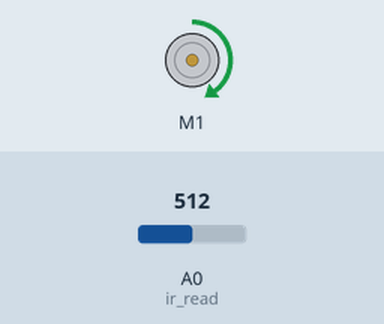
Simulated run of this sketch. Board: Arduino Uno, built with avr-gcc and run on an emulated ATmega328P. Shown: DC motor (green arrow = forward, orange = backward, longer = faster). Inputs (shaded band) come from the test bench; at power-on: A0 (ir_read) = 512. What the sketch prints to the serial monitor is not drawn.

Above: at 0.1 s.
Timing chart, 0 to 40.0 s (numbered marks = the images above):
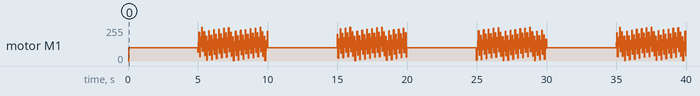

The sketch:

pid.ino
```cpp
#include <Wire.h>
#include <Adafruit_MotorShield.h>
#include "utility/Adafruit_PWMServoDriver.h"

Adafruit_MotorShield AFMS = Adafruit_MotorShield();
Adafruit_DCMotor *myMotor = AFMS.getMotor(1);
const int ir_read = A0;
int state;
int counter=0;
int counter_prev;
int sensorVal;
int desired_pos_slice;
int error;
int P;
int I;
int control_sig;
int desired_pos_deg = 180; // desired position in degrees; SET THIS FOR TESTING
int kp = 1;
int ki = 2;
int slice_angle = 15;
int error_threshold = 20;
int dir=1;
int white_thresh = 950;
int black_thresh = 925;

void setup() {
  Serial.begin(9600);  // set up Serial library at 9600 bps
  AFMS.begin();        // create with the default frequency 1.6KHz
  myMotor->setSpeed(20);
}

void loop() {
  uint8_t i;
  //  myMotor->run(FORWARD);

  // // Convert desired_pos to ticks
  desired_pos_slice = (desired_pos_deg / slice_angle) + 1; // denominator is angle of each slice; SET THIS FOR NEW PINWHEEL
  detect_slice();
  adjust_speed();
}

void adjust_speed(){
  // error = how much distance is left
  error = desired_pos_deg - (counter * slice_angle);

  P = error * kp;
  I += ki * error;
  control_sig = P + I;

  if (control_sig > 100){
    control_sig = 100;
  }
  if (error >= slice_angle){
    myMotor->run(FORWARD);
    dir = 1;
    myMotor->setSpeed(control_sig);
  }
  if (error < 0){
    myMotor->run(BACKWARD);
    dir = -1;
    myMotor->setSpeed(control_sig);
  }
  if (error > -slice_angle + 5 && error < slice_angle - 5) {
    myMotor->setSpeed(0);
  }

}

void detect_slice(){
  sensorVal = analogRead(ir_read);
  // if sensing black slice when prev state is white,
  if (sensorVal > white_thresh && state == 1 && dir == 1) { state = 0; counter++; }
  // if sensing white slice when prev state is black,
  if (sensorVal < black_thresh && state == 0 && dir == 1) { state = 1; counter++; }
  if (sensorVal > white_thresh && state == 1 && dir ==-1) { state = 0; counter--; }
  if (sensorVal < black_thresh && state == 0 && dir==-1) { state = 1; counter--; }

  //  Serial.print("state: "); Serial.println(state);
  //  Serial.print("ir_read: "); Serial.println(sensorVal);
  Serial.print("COUNT: "); Serial.println(counter);
  delay(50);
}
```
